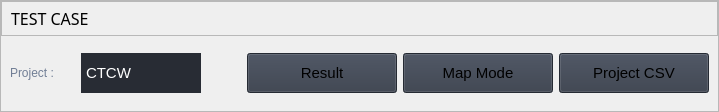
                   <widget class="QFrame" name="row_1">
                    <property name="sizePolicy">
                     <sizepolicy hsizetype="Preferred" vsizetype="Fixed">
                      <horstretch>0</horstretch>
                      <verstretch>0</verstretch>
                     </sizepolicy>
                    </property>
                    <property name="frameShape">
                     <enum>QFrame::StyledPanel</enum>
                    </property>
                    <property name="frameShadow">
                     <enum>QFrame::Raised</enum>
                    </property>
                    <layout class="QVBoxLayout" name="verticalLayout_16">
                     <property name="spacing">
                      <number>0</number>
                     </property>
                     <property name="leftMargin">
                      <number>0</number>
                     </property>
                     <property name="topMargin">
                      <number>0</number>
                     </property>
                     <property name="rightMargin">
                      <number>0</number>
                     </property>
                     <property name="bottomMargin">
                      <number>0</number>
                     </property>
                     <item>
                      <widget class="QFrame" name="frame_div_content_1">
                       <property name="minimumSize">
                        <size>
                         <width>0</width>
                         <height>110</height>
                        </size>
                       </property>
                       <property name="maximumSize">
                        <size>
                         <width>16777215</width>
                         <height>110</height>
                        </size>
                       </property>
                       <property name="frameShape">
                        <enum>QFrame::NoFrame</enum>
                       </property>
                       <property name="frameShadow">
                        <enum>QFrame::Raised</enum>
                       </property>
                       <layout class="QVBoxLayout" name="verticalLayout_17">
                        <property name="spacing">
                         <number>0</number>
                        </property>
                        <property name="leftMargin">
                         <number>0</number>
                        </property>
                        <property name="topMargin">
                         <number>0</number>
                        </property>
                        <property name="rightMargin">
                         <number>0</number>
                        </property>
                        <property name="bottomMargin">
                         <number>0</number>
                        </property>
                        <item>
                         <widget class="QFrame" name="frame_title_wid_1">
                          <property name="maximumSize">
                           <size>
                            <width>16777215</width>
                            <height>35</height>
                           </size>
                          </property>
                          <property name="frameShape">
                           <enum>QFrame::StyledPanel</enum>
                          </property>
                          <property name="frameShadow">
                           <enum>QFrame::Raised</enum>
                          </property>
                          <layout class="QVBoxLayout" name="verticalLayout_18">
                           <item>
                            <widget class="QLabel" name="label_title">
                             <property name="font">
                              <font>
                               <family>Segoe UI Semibold</family>
                               <pointsize>12</pointsize>
                               <weight>7</weight>
                               <italic>false</italic>
                               <bold>false</bold>
                              </font>
                             </property>
                             <property name="styleSheet">
                              <string notr="true"/>
                             </property>
                             <property name="text">
                              <string>TEST CASE</string>
                             </property>
                            </widget>
                           </item>
                          </layout>
                         </widget>
                        </item>
                        <item>
                         <widget class="QFrame" name="frame_content_wid_1">
                          <property name="frameShape">
                           <enum>QFrame::NoFrame</enum>
                          </property>
                          <property name="frameShadow">
                           <enum>QFrame::Raised</enum>
                          </property>
                          <layout class="QVBoxLayout" name="verticalLayout_9">
                           <item>
                            <layout class="QHBoxLayout" name="horizontalLayout">
                             <item>
                              <widget class="QLabel" name="label_project">
                               <property name="minimumSize">
                                <size>
                                 <width>65</width>
                                 <height>0</height>
                                </size>
                               </property>
                               <property name="styleSheet">
                                <string notr="true">color: rgb(113, 126, 149);</string>
                               </property>
                               <property name="lineWidth">
                                <number>1</number>
                               </property>
                               <property name="text">
                                <string>Project : </string>
                               </property>
                               <property name="alignment">
                                <set>Qt::AlignLeading|Qt::AlignLeft|Qt::AlignVCenter</set>
                               </property>
                              </widget>
                             </item>
                             <item>
                              <widget class="QComboBox" name="cbox_project">
                               <property name="sizePolicy">
                                <sizepolicy hsizetype="Preferred" vsizetype="Preferred">
                                 <horstretch>0</horstretch>
                                 <verstretch>0</verstretch>
                                </sizepolicy>
                               </property>
                               <property name="minimumSize">
                                <size>
                                 <width>120</width>
                                 <height>30</height>
                                </size>
                               </property>
                               <property name="font">
                                <font>
                                 <family>Segoe UI</family>
                                 <pointsize>11</pointsize>
                                 <weight>50</weight>
                                 <italic>false</italic>
                                 <bold>false</bold>
                                </font>
                               </property>
                               <property name="layoutDirection">
                                <enum>Qt::LeftToRight</enum>
                               </property>
                               <property name="styleSheet">
                                <string notr="true">QComboBox
{
background-color: rgb(40, 44, 52);
selection-background-color: QLinearGradient( x1: 0, y1: 0, x2: 0, y2: 1, stop: 0 #565656, stop: 0.1 #525252, stop: 0.5 #4e4e4e, stop: 0.9 #4a4a4a, stop: 1 #464646);
border: 1px solid transparent;
color: white;
}

QComboBox QAbstractItemView
{
background-color: QLinearGradient( x1: 0, y1: 0, x2: 0, y2: 1, stop: 0 #565656, stop: 0.1 #525252, stop: 0.5 #4e4e4e, stop: 0.9 #4a4a4a, stop: 1 #464646);
selection-background-color: rgb(170, 170, 255);
color: white;
}

QComboBox:hover
{
border: 4px solid green;
color: white;
}

QComboBox::drop-down
{
border-width: 0px;
}
</string>
                               </property>
                               <property name="frame">
                                <bool>true</bool>
                               </property>
                               <item>
                                <property name="text">
                                 <string>CTCW</string>
                                </property>
                               </item>
                               <item>
                                <property name="text">
                                 <string>SWA</string>
                                </property>
                               </item>
                              </widget>
                             </item>
                             <item>
                              <spacer name="horizontalSpacer">
                               <property name="orientation">
                                <enum>Qt::Horizontal</enum>
                               </property>
                               <property name="sizeHint" stdset="0">
                                <size>
                                 <width>40</width>
                                 <height>20</height>
                                </size>
                               </property>
                              </spacer>
                             </item>
                             <item>
                              <widget class="QPushButton" name="btn_Result_Folder">
                               <property name="sizePolicy">
                                <sizepolicy hsizetype="Minimum" vsizetype="Fixed">
                                 <horstretch>0</horstretch>
                                 <verstretch>0</verstretch>
                                </sizepolicy>
                               </property>
                               <property name="minimumSize">
                                <size>
                                 <width>150</width>
                                 <height>40</height>
                                </size>
                               </property>
                               <property name="font">
                                <font>
                                 <family>Segoe UI</family>
                                 <pointsize>11</pointsize>
                                 <weight>50</weight>
                                 <italic>false</italic>
                                 <bold>false</bold>
                                </font>
                               </property>
                               <property name="styleSheet">
                                <string notr="true">background-color: rgb(52, 59, 72);</string>
                               </property>
                               <property name="text">
                                <string>Result</string>
                               </property>
                               <property name="checkable">
                                <bool>false</bool>
                               </property>
                               <property name="checked">
                                <bool>false</bool>
                               </property>
                              </widget>
                             </item>
                             <item>
                              <widget class="QPushButton" name="btn_Map_Mode">
                               <property name="sizePolicy">
                                <sizepolicy hsizetype="Minimum" vsizetype="Fixed">
                                 <horstretch>0</horstretch>
                                 <verstretch>0</verstretch>
                                </sizepolicy>
                               </property>
                               <property name="minimumSize">
                                <size>
                                 <width>150</width>
                                 <height>40</height>
                                </size>
                               </property>
                               <property name="font">
                                <font>
                                 <family>Segoe UI</family>
                                 <pointsize>11</pointsize>
                                 <weight>50</weight>
                                 <italic>false</italic>
                                 <bold>false</bold>
                                </font>
                               </property>
                               <property name="styleSheet">
                                <string notr="true">background-color: rgb(52, 59, 72);</string>
                               </property>
                               <property name="text">
                                <string>Map Mode</string>
                               </property>
                               <property name="checkable">
                                <bool>false</bool>
                               </property>
                               <property name="checked">
                                <bool>false</bool>
                               </property>
                              </widget>
                             </item>
                             <item>
                              <widget class="QPushButton" name="btn_Project_CSV">
                               <property name="sizePolicy">
                                <sizepolicy hsizetype="Minimum" vsizetype="Fixed">
                                 <horstretch>0</horstretch>
                                 <verstretch>0</verstretch>
                                </sizepolicy>
                               </property>
                               <property name="minimumSize">
                                <size>
                                 <width>150</width>
                                 <height>40</height>
                                </size>
                               </property>
                               <property name="font">
                                <font>
                                 <family>Segoe UI</family>
                                 <pointsize>11</pointsize>
                                 <weight>50</weight>
                                 <italic>false</italic>
                                 <bold>false</bold>
                                </font>
                               </property>
                               <property name="styleSheet">
                                <string notr="true">background-color: rgb(52, 59, 72);</string>
                               </property>
                               <property name="text">
                                <string>Project CSV</string>
                               </property>
                               <property name="checkable">
                                <bool>false</bool>
                               </property>
                               <property name="checked">
                                <bool>false</bool>
                               </property>
                              </widget>
                             </item>
                            </layout>
                           </item>
                          </layout>
                         </widget>
                        </item>
                       </layout>
                      </widget>
                     </item>
                    </layout>
                   </widget>
